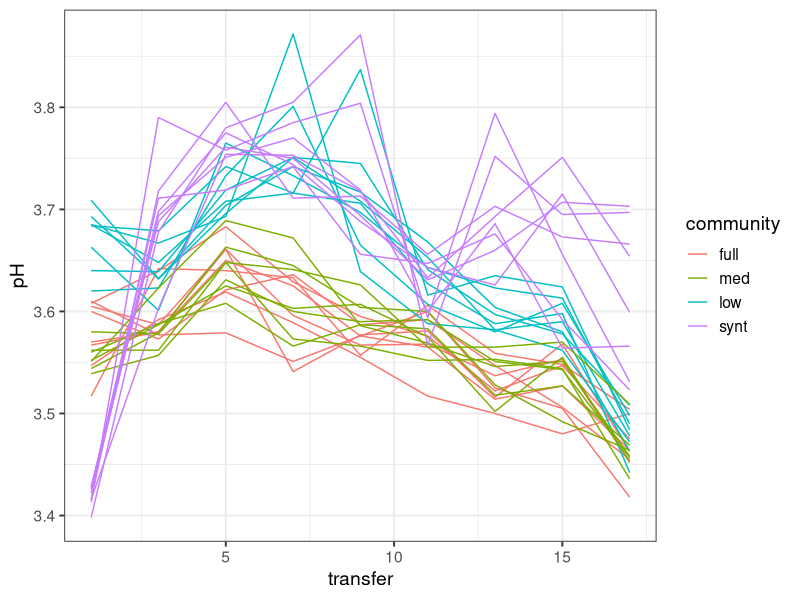
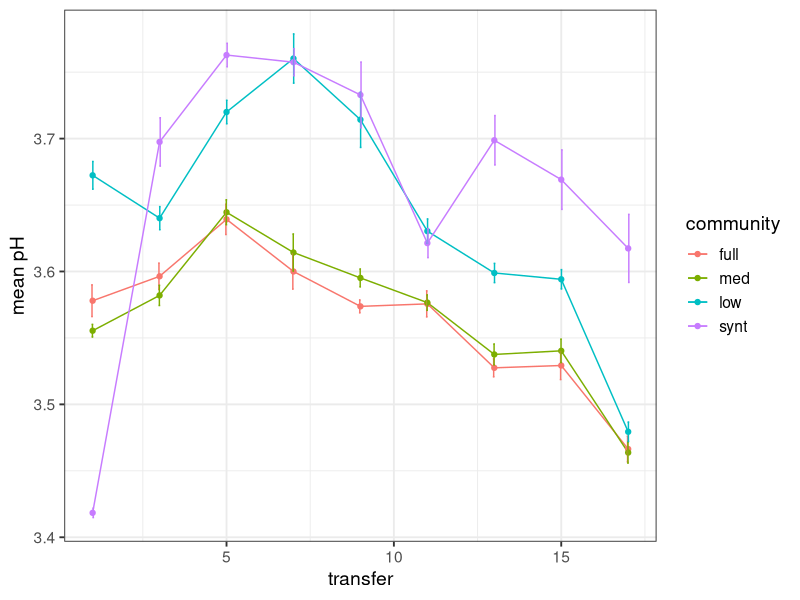
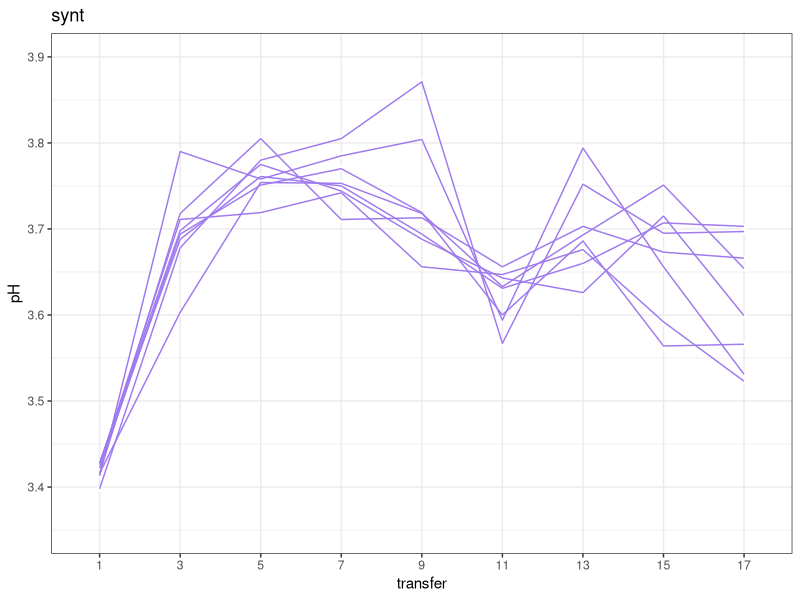

Reproduce these figures in R, in order.
# v4 03 july 2023
# editing from FEMS reviewers
# emmeans post-hoc tests

setwd("~/Library/CloudStorage/OneDrive-WageningenUniversity&Research/2021_evolution_exp/data/pH_measures")
library(readxl)
library(dplyr)
library(ggplot2)
library(tidyverse)
library(tidyr) 
library(vegan) #needed for permanova
library(emmeans) #needed for posthoc tukeys pairwise tests 


ph_data <- readxl::read_xlsx(path="ph_evol_exp.xlsx", sheet = "forR") 
ph_data <- ph_data %>% filter(!is.na(pH)) %>% 
  filter(name != "M_8")  #replicate M8 lost early in transfers, therefore remove throughout
milk <- filter(ph_data, community == "milk") # separate milk out before you remove it
ph_data$community <- factor(ph_data$community, levels = c("full", "med", "low", "synt")) #define ordering later for legends

ph_data2 <- filter(ph_data
       , transfer != 2 #remove transfer 2 because not measured cold 1 day later
       , community != "milk"
       , transfer < 18 #only want up to transfer 17
) 

# plot individual replicates each (fig. S1)
ph_data2 %>% 
  ggplot(mapping = aes(x = transfer, y= pH, colour=community))+
  geom_point(colour = 'white') + #remove dots
  geom_line(aes(group = name)) + #will connect dots based on "name"
  # annotate("text", x = 2, y = 3.875, size = 7, label = "B") +
  theme_bw(base_size = 14) 


# plot average pH by community overtime with error bars (fig. 3)
# first create summary file where mean, sd, se are calculated for communinity x transfer
ph_summary <- 
  filter(ph_data2) %>% 
  group_by(community, transfer) %>% 
  summarise(avg_ph = mean(pH), sd = sd(pH), se = sd(pH)/sqrt(8))  #8 is number samples 
# View(ph_summary)

ph_summary %>% 
  filter(transfer < 18) %>% 
  ggplot(mapping = aes(x = transfer, y= avg_ph, colour=community))+
  geom_line() +
  geom_point() +
  geom_errorbar(aes(ymin=avg_ph-se, ymax=avg_ph+se), width=.2,
                position=position_dodge(0.05)) +
  # annotate(geom="text", x=6, y=3.475, label="bars = std.error")+
  # annotate(geom="text", x=6, y=3.45, label="replication = 8")+
  labs(y = "mean pH") +
  # annotate("text", x = 2, y = 3.875, size = 7, label = "A") +
  theme_bw(base_size = 14) 



###### STATISTICAL TESTS #######
#### t-test of transfer 17, synthetic ph vs. others
# ph_data_17 <- ph_data2 %>% filter(transfer == "17") 
# 
library(lme4)
library(car)
# aov_ph17 <- lm(pH ~ community, data = ph_data_17)  ###m not needed once pairwise emmeans done below
# Anova(aov_ph17, type = 3) 
# summary(aov_ph17)

## post-hoc tests
ph_data2$transfer<- as.factor(ph_data2$transfer)
lm_ph <- lm(pH ~ community*transfer, data = ph_data2) 
Anova(lm_ph, type = 3) 
summary(lm_ph)
emmeans(lm_ph, pairwise ~ community|transfer) 
emmeans(lm_ph, pairwise ~ transfer|community) 




###### EXTRA PLOTS ###########
# plot individual communities

synt <- filter(ph_data2, community == "synt") 
low <- filter(ph_data2, community == "low")
med <- filter(ph_data2, community == "med")
full <- filter(ph_data2, community == "full")

synt %>%
  ggplot(mapping = aes(x = transfer, y= pH))+
# geom_point(colour= 'white') +
# geom_line(colour= 'tomato1', aes(group = name)) +
# geom_point(colour= 'white') +
# geom_line(colour= 'deepskyblue2', aes(group = name)) +
# geom_point(colour= 'white') +
# geom_line(colour= 'olivedrab3', aes(group = name)) +
geom_point(colour= 'white') +
geom_line(colour= 'mediumpurple2', aes(group = name)) +
labs(title = "synt") +
ylim(3.35, 3.9) +
  theme_bw()


# # 'tomato1', 'deepskyblue2','olivedrab3', 'mediumpurple2'
# # full=red, low=blue, med=green,  synt=violet
